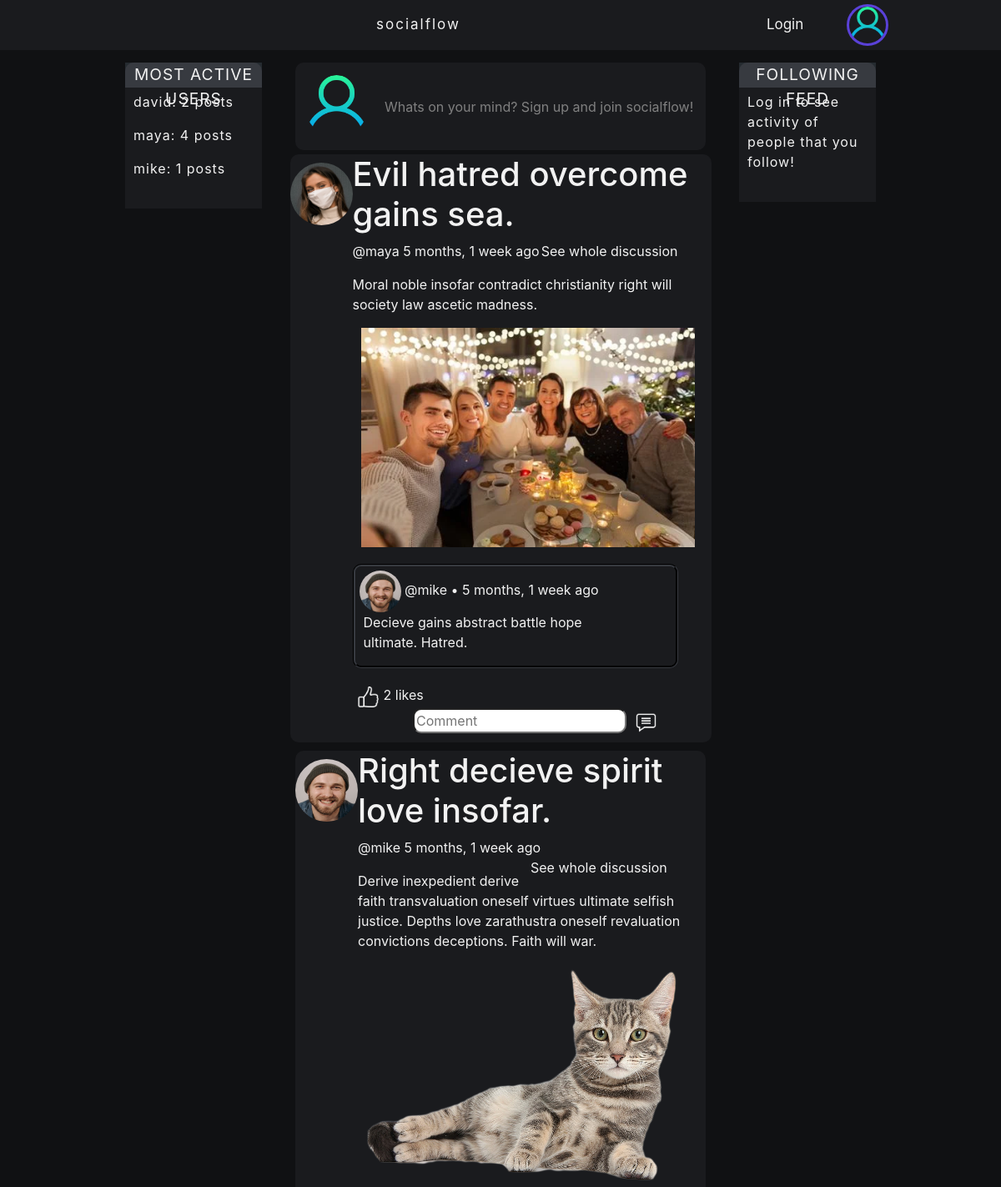
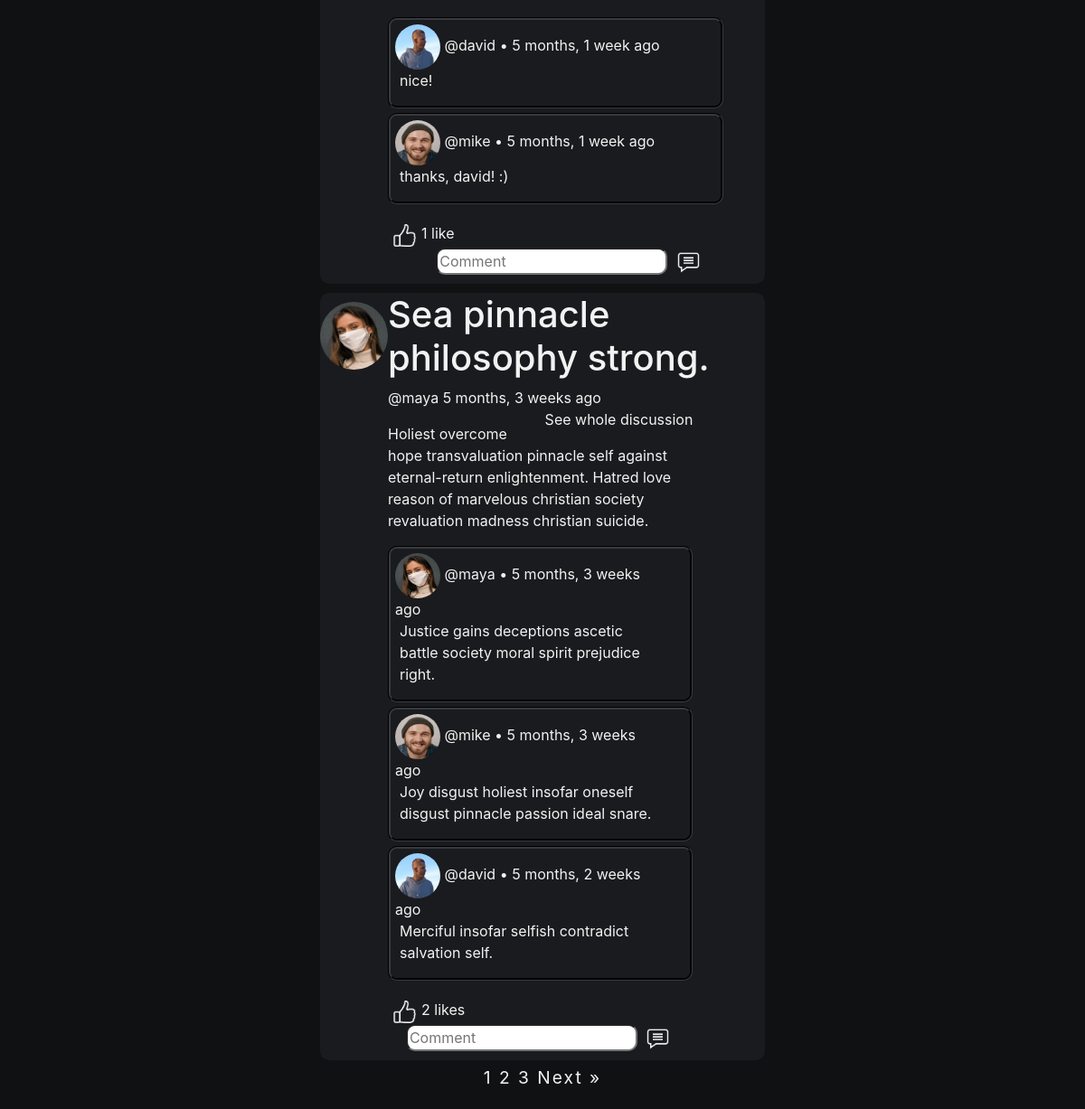
The page / on the database its author committed (2 pictures, top to bottom).
### DjangoBlogApp/models.py (models this page shows, shortened)
class Post(models.Model):
    name = models.CharField(max_length=48, blank=True, null=True)
    content = models.TextField(max_length=512)
    likes = models.ManyToManyField(User, blank=True, related_name="blog_posts")
    img = models.ImageField(null=True, blank=True, upload_to = "images/")
    host = models.ForeignKey(User, on_delete=models.CASCADE, blank=True, null=True)
    published = models.DateTimeField(auto_now_add=True)
    class Meta():
        ordering = ['-published']

class Profile(models.Model):
    user = models.OneToOneField(User, on_delete=models.CASCADE, blank=True, null=True)
    biogram = models.TextField(max_length=512)
    avatar = models.ImageField(null=True, blank=True, default='default.png')
    followers = models.ManyToManyField(User, blank=True, related_name="followers")
    following = models.ManyToManyField(User, blank=True, related_name="following")

class Comment(models.Model):
    author = models.ForeignKey(User, on_delete=models.CASCADE, blank=True, null=True)
    post = models.ForeignKey(Post, related_name="comments", on_delete=models.CASCADE, blank=True, null=True)
    content = models.TextField(max_length=128, blank=True, null=True)
    published = models.DateTimeField(auto_now_add=True)
    class Meta():
        ordering = ['published']

### DjangoBlogApp/views.py (the view, shortened to what this page needs)
# urls.py: path('', views.home, name="home"),
def home(request):
    users = User.objects.all()
    users_and_posts = {}
    for user in users:
        if Post.objects.filter(host=user):
            user_posts = Post.objects.filter(host=user).count()
            users_and_posts[Post.objects.filter(host=user).first().host] = user_posts
    q = request.GET.get('q') if request.GET.get('q') != None else ''
    posts = Post.objects.filter(
        Q(name__icontains=q) |
        Q(content__icontains=q) |
        Q(host__username__icontains=q)
    )
    p = Paginator(Post.objects.all(), 3)
    page = request.GET.get('page')
    paginated_posts = p.get_page(page)
    if request.user.is_authenticated:
        followed_people = request.user.profile.following.all()
        followed_posts = Post.objects.filter(host__in=followed_people).all()
    else:
        followed_posts = None
    recent_comments = Comment.objects.all().order_by('-published')[:5]
    comments = Comment.objects.all()
    context = {
        'posts': posts,
        'paginated_posts': paginated_posts,
        'comments': comments,
        'recent_comments': recent_comments,
        'users_and_posts': users_and_posts,
        'followed_posts': followed_posts,
    }
    return render(request, 'DjangoBlogApp/home.html', context)

### DjangoBlogApp/templates/DjangoBlogApp/home.html (shortened to what this page needs)
{% include 'DjangoBlogApp/main.html' %}
{% load static %}
{% block content %}
<div class="home-container">
    <div class="left-sidebar">
        <div class="sidebar-most-and-recent-container">
            <div class="sidebar-label">
                MOST ACTIVE USERS
            </div>
            <div class="sidebar-content">
                {% for user, posts in users_and_posts.items %}
                    <p>{{user.username}}: {{posts}} posts</p>
                {% endfor %}
            </div>
        </div>
    </div>
    <div class="home-middle">
        <div class="create-post-container">
            <div class="avatar">
                {% if user.is_authenticated %}
                <img src="{{request.user.profile.avatar.url}}" class="rounded-circle" style="width: 75px; height: 75px;"/>
                {% else %}
                <img src='{% static "images/default.png" %}' class="rounded-circle" style="width: 75px; height: 75px;"/>
                {% endif %}
            </div>
            <div class="greeting">
                {% if user.is_authenticated %}
                <a href="{% url 'create-post' %}">Whats on your mind, {{request.user.username}}?</a>
                {% else %}
                Whats on your mind? Sign up and join socialflow!
                {% endif %}
            </div>
        </div>
        <div class="posts-container">
            {% for post in paginated_posts %}
            <div class="post-container">
                <div class="avatar-container">
                    <a href="{% url 'profile' post.host.id %}"><img src="{{post.host.profile.avatar.url}}" class="rounded-circle" style="width: 75px; height: 75px;"/></a>
                </div>
                <div class="content-container">
                    <h1>{{post.name}}</h1>
                    <p>
                        <a href="{% url 'profile' post.host.id %}">@{{post.host}}</a>  {{post.published|timesince}} ago
                        <a class="on-right" href="{% url 'post-details' post.id%}">See whole discussion</a>
                    </p>
                    {{post.content|slice:":200"|linebreaks}}
                    {% if post.img %}
                    <div class="multimedia-container">
                        <img style="max-width: 400px; max-height: 266px;" src="{{post.img.url}}"/>
                    </div>
                    {% endif %}
                    <div class="comments-container">
                    {% for comment in post.comments.all %}
                        <div class="comment-container">
                            <div class="comment-container-left">
                                <div class="comment-user-container">
                                    <img src="{{comment.author.profile.avatar.url}}" class="rounded-circle" style="width: 50px; height: 50px;"/>
                                    <a class="post-date" href="{% url 'profile' comment.author.id %}">@{{comment.author}}</a> • {{comment.published|timesince}} ago
                                </div>
                                <div class="comment-content-container">
                                    {{comment.content|linebreaks}}
                                </div>
                            </div>
                        </div>
                    {% endfor %}
                        <div class="like-comment-save-container">
                            <div class="on-left">
                                {% if request.user in post.likes.all %}
                                <form method="POST">
                                    {% csrf_token %}
                                    <input type="hidden" name="unlike" value="unlike">
                                        <button class="comment-button" type="submit" name="post_id" value="{{post.id}}" >
                                            <img src='{% static "images/unlike.png" %}' style="width: 25px; height: 25px;"/>
                                        </button>
                                </form>
                                {% else %}
                                    <form method="POST">
                                            <button class="comment-button" type="submit" name="post_id" value="{{post.id}}" >
                                                <img src='{% static "images/like.png" %}' style="width: 25px; height: 25px;"/>
                                            </button>
                                    </form>
                                {% endif %}
                                {% if post.likes.count == 1 %}
                                    {% if request.user in post.likes.all %}
                                        1 like (You)
                                    {% else %}
                                        {{post.likes.count}} like
                                    {% endif %}
                                {% else %}
                                    {{post.likes.count}} likes
                                {% endif %}
                            </div>
                            <div class="on-right">
                                <form method="POST">
                                    <input type="text" class="comment-input" name="comment_content" placeholder="Comment">
                                        <button class="comment-button" type="submit" name="post_id" value="{{post.id}}" >
                                            <img src='{% static "images/comment.png" %}' style="width: 25px; height: 25px;"/>
                                        </button>
                                </form>
                            </div>
                        </div>
                    </div>
                </div>
                <div class="edit-delete-container">
                </div>
            </div>
            {% endfor %}
            <div class="paginator">
            {% for post_number in paginated_posts.paginator.page_range %}
                {% if post_number == paginated_posts.number %}
                    {{ post_number }}
                {% else %}
                    <a href="?page={{ post_number }}">{{ post_number }}</a>
                {% endif %}
            {% endfor %}
            {% if paginated_posts.has_next %}
                <a href="?page={{ paginated_posts.next_page_number }}">Next &raquo;</a>
            {% endif %}
            </div>
        </div>
    </div>
    <div class="right-sidebar">
        <div class="sidebar-most-and-recent-container">
            <div class="sidebar-label">
                FOLLOWING FEED
            </div>
            <div class="sidebar-content">
                {% if user.is_authenticated %}
                {% if followed_posts %}
                {% for post in followed_posts %}
                    <div class="sidebar-content-element">
                        <div class="sidebar-content-element-post-info">
                            <div class="sidebar-content-element-user-avatar">
                                <img src="{{post.host.profile.avatar.url}}" class="rounded-circle" style="width: 40px; height: 40px; border: solid; border-color: green;"/>
                            </div>
                            <div class="sidebar-content-element-rest">
                                <div class="sidebar-content-element-host-info">
                                    <a href="{% url 'profile' post.host.id %}">@{{post.host}}</a>
                                </div>
                                <div class="sidebar-content-element-post-date">
                                    {{post.published|timesince}} ago
                                </div>
                            </div>
                        </div>
                        <div class="sidebar-content-element-post-name">
                            <a href="{% url 'post-details' post.id %}">{{post.name}}</a>
                        </div>
                    </div>
                {% endfor %}
                {% else %}
                <p>Follow people to see their latest activity here!</p>
                {% endif %}
                {% else %}
                <p>Log in to see activity of people that you follow!</p>
                {% endif %}
            </div>
        </div>
    </div>
</div>
{% endblock content %}

### static/css/main.css (style rules this page uses)
.global { background-color: rgb(16,17,19); color: #f2f2f2; padding-top: 70px; }
.global a { color: #f2f2f2; text-decoration: none; }
.home-container { margin-left: 150px; margin-right: 150px; margin-top: 5px; display: grid; grid-template-columns: 3fr 9fr 3fr; column-gap: 40px; }
.posts-container { display: grid; place-items: center; margin-bottom: 20px; }
.post-container { display: grid; grid-template-columns: 1fr 6fr 1fr; text-align: left; border-radius: 10px; margin-top: 5px; padding-bottom: 10px; margin-bottom: 5px; background: rgb(26,27,30); min-width: 100%; }
.edit-delete-container { margin-top: 15px; display: flex; flex-direction: column; flex-wrap: wrap; justify-content: space-between; text-align: center; margin-right: 20px; margin-bottom: 15px; }
.avatar-container { margin-top: 10px; text-align: center; }
.comments-container { margin-right: 20px; }
.comment-container { display: grid; grid-template-columns: 7fr 1fr; text-align: left; border-radius: 10px; margin-top: 5px; margin-bottom: 5px; border: groove; border-color: #373a40; }
.comment-user-container { margin-top: 5px; margin-left: 5px; }
.comment-content-container { margin-left: 10px; }
.content-container a.on-right { float: right; }
.sidebar-content { padding-top: 5px; padding-left: 10px; padding-right: 10px; padding-bottom: 20px; background: rgb(26,27,30); }
.sidebar-label { text-align: center; font-size: larger; letter-spacing: 1px; border-top-left-radius: 10px; border-top-right-radius: 10px; height: 30px; background: #373a40; }
.right-sidebar { letter-spacing: 1px; display: row; row-gap: 20px; }
.left-sidebar { letter-spacing: 1px; }
.sidebar-most-and-recent-container { margin-bottom: 20px; background-color: #252B30; height: fit-content; }
.on-left { display: flex; text-align: center; flex-direction: row; float: left; }
.on-right { float: right; margin-right: 20px; }
.multimedia-container { margin-left: 10px; margin-bottom: 20px; }
.paginator { font-size: larger; text-align: center; letter-spacing: 2px; }
.like-comment-save-container { padding-top: 15px; text-align: center; }
.comment-input { border-radius: 10px; }
.comment-button { background-color: transparent; background-repeat: no-repeat; border: none; cursor: pointer; overflow: hidden; outline: none; }
.create-post-container { width: 100%; padding: 15px 7px; background: rgb(26,27,30); border-radius: 10px; display: flex; align-items: center; }
.avatar { margin-left: 5px; }
.greeting { margin-left: 20px; color: rgb(128,128,128) }

### rows shown on the page
Post: host.profile.avatar (picture), name "Evil hatred overcome gains sea.", host "maya", published "5 months, 1 week", content "Moral noble insofar contradict christianity right will society law ascetic madness.", img (picture), likes.count "2"
Comment: author.profile.avatar (picture), author "mike", published "5 months, 1 week", content "Decieve gains abstract battle hope ultimate. Hatred."
Post: host.profile.avatar (picture), name "Right decieve spirit love insofar.", host "mike", published "5 months, 1 week", content "Derive inexpedient derive faith transvaluation oneself virtues ultimate selfish justice. Depths love zarathustra oneself revaluation convictions deceptions. Faith will war.", img (picture), likes.count "1"
Comment: author.profile.avatar (picture), author "david", published "5 months, 1 week", content "nice!"
Comment: author.profile.avatar (picture), author "mike", published "5 months, 1 week", content "thanks, david! :)"
Post: host.profile.avatar (picture), name "Sea pinnacle philosophy strong.", host "maya", published "5 months, 3 weeks", content "Holiest overcome hope transvaluation pinnacle self against eternal-return enlightenment. Hatred love reason of marvelous christian society revaluation madness christian suicide.", likes.count "2"
Comment: author.profile.avatar (picture), author "maya", published "5 months, 3 weeks", content "Justice gains deceptions ascetic battle society moral spirit prejudice right."
Comment: author.profile.avatar (picture), author "mike", published "5 months, 3 weeks", content "Joy disgust holiest insofar oneself disgust pinnacle passion ideal snare."
Comment: author.profile.avatar (picture), author "david", published "5 months, 2 weeks", content "Merciful insofar selfish contradict salvation self."

### other values the page prints
{{ user.username }} "david"
{{ posts }} "2"
{{ user.username }} "maya"
{{ posts }} "4"
{{ user.username }} "mike"
{{ posts }} "1"
{{ post_number }} "1"
{{ post_number }} "2" "3"
